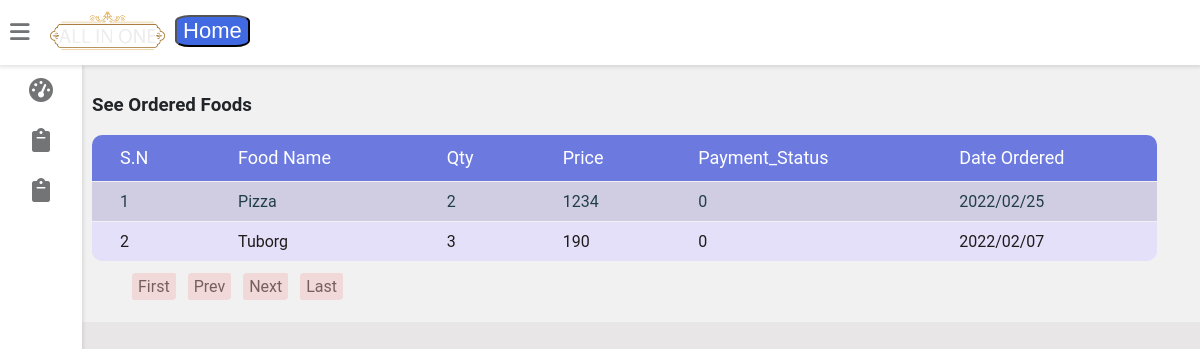
Page /allinonehotel/admin/see_foods.php on the committed database.
### tables this page shows
CREATE TABLE `food_order` (
  `id` int(11) NOT NULL,
  `food_name` varchar(100) NOT NULL,
  `user_id` int(11) NOT NULL,
  `date2` varchar(15) NOT NULL,
  `qty` int(11) NOT NULL,
  `price` float NOT NULL,
  `payment_status` tinyint(1) NOT NULL DEFAULT 0
);

### allinonehotel/classes/index.php (called while the page is built, shortened)
<?php
class DBConnect{
    private $host = "localhost";
    private $user = "root";
    private $password = "";
    private $dbname = "7sem_project";
    function __construct(){
        $sql="Create Database if not exists $this->dbname";
        $this->dsn='mysql:host=' . $this->host;
        try {
            $pdo = new PDO($this->dsn, $this->user, $this->password);
            $pdo->setAttribute(PDO::ATTR_DEFAULT_FETCH_MODE, PDO::FETCH_ASSOC);
            $stmt=$pdo->prepare($sql);
            if($stmt->execute()){
                $this->create_table();
            }
            else{
            }
        }
        catch (PDOException $e) {
            echo "<script>alert('DB Connection failed.Please contact DB administrator');</script>";
        }
    }
    public function create_table(){
        $sql="create table if not exists food( id int not null auto_increment unique, food_name varchar(80) not null primary key, cost double not null, food_photo varchar(100) not null ,category INT NOT NULL);";
         $sql.="CREATE table if not exists food_category( id int not null auto_increment unique, category varchar(80) not null primary key );";
        $statement=$this->prepare_stmt($sql);
              $statement->execute();
    }
    public function connection(){
        try{
            $this->dsn='mysql:host=' . $this->host.';dbname='.$this->dbname;
            $pdo=new PDO($this->dsn,$this->user,$this->password);
            $pdo->setAttribute(PDO::ATTR_DEFAULT_FETCH_MODE, PDO::FETCH_ASSOC);
            return $pdo;
        }
        catch(PDOException $e){
            echo "<script>alert('Database connectivity failed .Call administrator.');</script>";
        }
    }
    private function prepare_stmt($sql){
        $statement=$this->connection()->prepare($sql);
        return $statement;
    }
    public function total_rows($table_name,$param="*",$condition=""){
        $sql="Select $param from $table_name $condition";
        $statement=$this->connection()->query($sql);
        $result=$statement->fetchAll();
        if($param=="count(*)") {
            return $result[0]['count(*)'];
        }
        else return $result;
    }
    public function own_query($sql){
        $statement=$this->prepare_stmt($sql);
        try{
            $statement->execute();
            $result=$statement->fetchAll();
            return $result;
        }
        catch(PDOException $e){
            return [];
        }
    }
}
?>

### allinonehotel/classes/dynamic_table.php (the view, shortened to what this page needs)
<link rel="stylesheet" href="../css/table.css">
<?php
function table($caption,$title,$values,$total_rows,$table_name,$total_pages="10"){
   include_once "../classes/index.php";
   $conn=new DBConnect();
                if (isset($_GET['pageno'])) {
                    $pageno = $_GET['pageno'];
                    }
                    else {
                    $pageno = 1;
                    }
        $no_of_records_per_page = $total_pages;
        $offset = ($pageno-1) * $no_of_records_per_page;
        $temp_count=$conn->own_query("Select count(*) from $table_name");
        $total_rows=$temp_count[0]["count(*)"];
        $total_pages = ceil($total_rows / $no_of_records_per_page);
        $result=$conn->total_rows($table_name,"*"," order by id LIMIT $offset, $no_of_records_per_page ");
        if($total_rows==0){
            print("<p style='color:red;font-size:19px;'>No data in table</p>");
        }
        else{
        echo " <caption><h3>$caption</h3></caption>
        <table class='table'><tr>
        ";
        for($i=0;$i<count($title);$i++){
            echo "<td>";
                echo "$title[$i]";
            echo "</td>";
        }
        echo "</tr>";
                foreach($result as $row){
                    echo "<tr>";
                    for($j=0;$j<count($values);$j++){
                       if($values[$j]!='created_on') echo "<td>".$row[$values[$j]]."</td>";
                       else echo "<td>".date("Y/m/d H:i:s",$row[$values[$j]])."</td>";
                    }
                    echo "</tr>";
                }
        echo" </table>";
?>
<ul class="pagination">
        <li><a class='pagination_buttons <?php if($pageno==1) echo'disabled'; else echo 'enabled'; ?>' href="?pageno=1">First</a></li>
        <li>
            <a class="pagination_buttons <?php if($pageno <= 1){ echo 'disabled'; } else echo 'enabled';?>" href="<?php if($pageno <= 1){ echo '#'; } else { echo "?pageno=".($pageno - 1); } ?>">Prev</a>
        </li>
        <li class="">
            <a class="pagination_buttons <?php if($pageno >= $total_pages){ echo 'disabled'; } else echo 'enabled'; ?>" href="<?php if($pageno >= $total_pages){ echo '#'; } else { echo "?pageno=".($pageno + 1); } ?>">Next</a>
        </li>
        <li><a class='pagination_buttons <?php if($pageno==1 || $pageno==$total_pages) echo'disabled'; else echo 'enabled'; ?>' href="?pageno=<?php echo $total_pages; ?>">Last</a></li>
    </ul>
<?php
}
}
?>

### allinonehotel/dashboard-components/dashboard.css (style rules this page uses)
:root { --primary-color: #4834d4; --success-color: #6ab04c; --warning-color: #f0932b; --danger-color: #eb4d4b; --light-color: #212529; --light-second-color: #727475; --light-background: #ffffff; --light-second-background: #f1f1f1; --dark-color: #909090; --dark-second-color: #f5f6fa; --dark-background: #23242D; --dark-second-background: #181818; }
.light { --main-bg-color: var(--light-background); --second-bg-color: var(--light-second-background); --main-color: var(--light-color); --second-color: var(--light-second-color); }
* { box-sizing: border-box; }
body { font-family: 'Roboto', sans-serif; background: var(--main-bg-color); color: var(--main-color); margin: 0; }
table { border-collapse: collapse; width: 100%; }
table td { border-top: 1px solid var(--second-bg-color); }

### allinonehotel/css/table.css (style rules this page uses)
body { background-color: #E8E6E6; }
.table { width:97%; border-collapse:collapse; }
.table tr { border-bottom: 1px solid black; }
td { padding:10px 28px; }
.table tr:nth-child(even) { background-color: rgba(171, 163, 211, 0.47); color: #213e47; font-weight:400; }
.table tr:nth-child(odd) { background-color: rgb(229, 224, 250); color: rgb(32, 28, 28); }
.table tr:first-child { font-size: 18px; color: #fff; padding: 8px 16px; line-height: 1.4; background-color: #6c7ae0; }
.table tr:first-child td:first-child,.table tr:first-child th:first-child { border-radius: 10px 0 0 0; }
.table tr:first-child td:last-child,.table tr:first-child th:last-child { border-radius: 0 10px 0 0; }
.table tr:last-child td:first-child { border-radius: 0 0 0px 10px; }
.table tr:last-child td:last-child { border-radius: 0 0 10px 0; }
.table tr:last-child { border-bottom: 0px; }
.pagination { list-style-type:none; display: flex; text-decoration: none; }
.pagination li { margin-right:12px; text-decoration: none; }
.pagination li a { text-decoration: none; padding: 4px 6px; border-radius: 2px; border-top-left-radius: 4px; border-bottom-right-radius: 4px; }
.disabled { background-color: rgba(240, 122, 122,0.2); color: rgb(38, 12, 12,0.6); }

### rows in the picture
food_order: id "1", food_name "Pizza", qty "2", price "1234", payment_status "0", date2 "2022/02/25"
food_order: id "2", food_name "Tuborg", qty "3", price "190", payment_status "0", date2 "2022/02/07"

### other values in the picture
$caption "See Ordered Foods"
$title[$i] "S.N"
$title[$i] "Food Name"
$title[$i] "Qty"
$title[$i] "Price"
$title[$i] "Payment_Status"
$title[$i] "Date Ordered"
